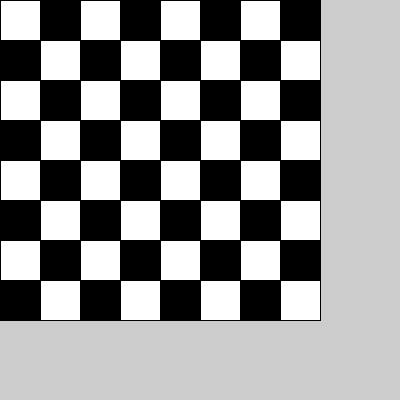
Frame 1 (no input)
Frame 60 (the mouse pressed at the canvas centre just before this capture): identical to frame 1, image omitted
Frame 120 (the mouse held since frame 60 and released just before this capture): identical to frame 1, image omitted

The Processing sketch that drew this single still picture (run headless with seeded random() and noise(); from frame 60 on, the mouse is pressed at the canvas centre):

// Processing sketch: Torsdagsopgave_333_Task_6
// ── Torsdagsopgave_333_Task_6.pde

//task 6
int sidelength = 40;
int [][] board = new int[8] [8]; // 6.a

void setup(){
  size(400,400);
for(int i=0; i<8; i++){ //6.b
 for(int j=0; j<8; j++) {
  
 board[i] [j]= (j+i)%2;

 
 
   }
  
}
}

void draw() {
  
for(int i=0; i<8; i++){ //6.b
 for(int j=0; j<8; j++) {
   if (board[i] [j] ==1){
     fill(0);
   }
   else if(board[i] [j] ==0) {
     fill(255);
   }
   
 
 
 rect(sidelength*i,sidelength*j,sidelength,sidelength);
 
 
}
  
}
}
